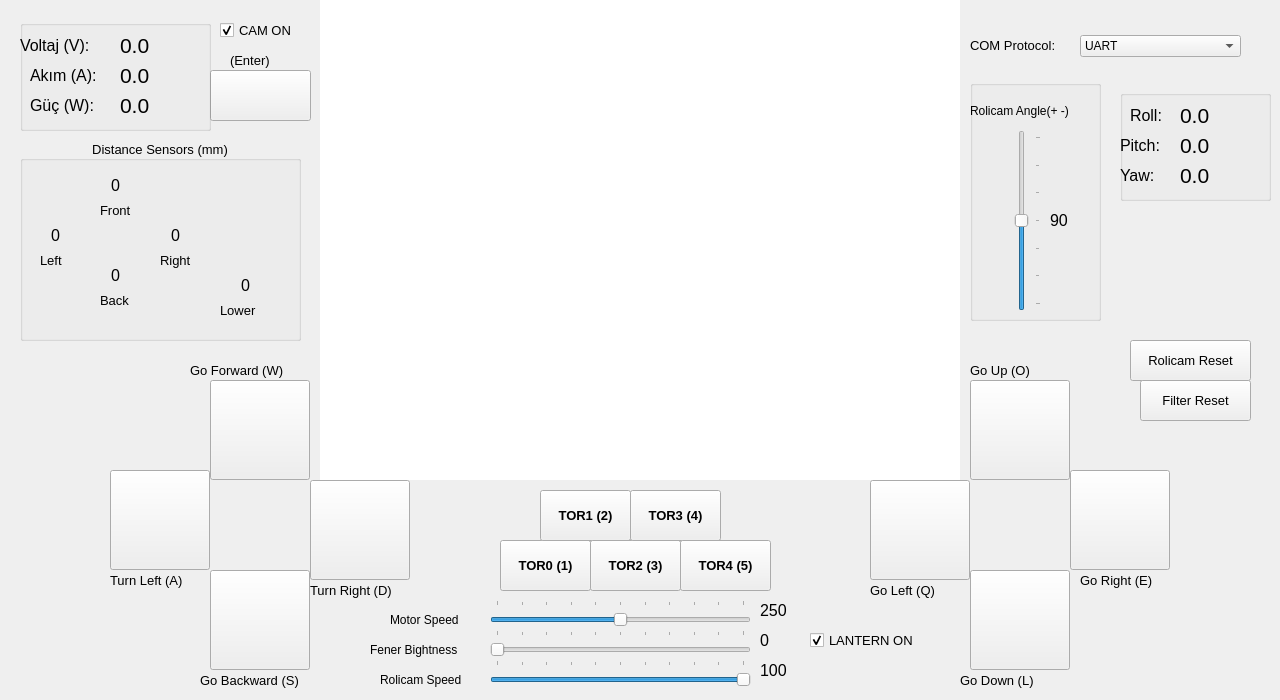
  <widget class="QWidget" name="centralwidget">
   <widget class="QPushButton" name="GoForwardButton">
    <property name="geometry">
     <rect>
      <x>210</x>
      <y>380</y>
      <width>100</width>
      <height>100</height>
     </rect>
    </property>
    <property name="text">
     <string/>
    </property>
    <property name="icon">
     <iconset>
      <normaloff>img/ileri.png</normaloff>img/ileri.png</iconset>
    </property>
    <property name="iconSize">
     <size>
      <width>75</width>
      <height>75</height>
     </size>
    </property>
   </widget>
   <widget class="QPushButton" name="TurnRightButton">
    <property name="geometry">
     <rect>
      <x>310</x>
      <y>480</y>
      <width>100</width>
      <height>100</height>
     </rect>
    </property>
    <property name="text">
     <string/>
    </property>
    <property name="icon">
     <iconset>
      <normaloff>img/sag.png</normaloff>img/sag.png</iconset>
    </property>
    <property name="iconSize">
     <size>
      <width>75</width>
      <height>75</height>
     </size>
    </property>
   </widget>
   <widget class="QPushButton" name="GoBackwardButton">
    <property name="geometry">
     <rect>
      <x>210</x>
      <y>570</y>
      <width>100</width>
      <height>100</height>
     </rect>
    </property>
    <property name="text">
     <string/>
    </property>
    <property name="icon">
     <iconset>
      <normaloff>img/geri.png</normaloff>img/geri.png</iconset>
    </property>
    <property name="iconSize">
     <size>
      <width>75</width>
      <height>75</height>
     </size>
    </property>
   </widget>
   <widget class="QPushButton" name="TurnLeftButton">
    <property name="geometry">
     <rect>
      <x>110</x>
      <y>470</y>
      <width>100</width>
      <height>100</height>
     </rect>
    </property>
    <property name="text">
     <string/>
    </property>
    <property name="icon">
     <iconset>
      <normaloff>img/sol.png</normaloff>img/sol.png</iconset>
    </property>
    <property name="iconSize">
     <size>
      <width>75</width>
      <height>75</height>
     </size>
    </property>
   </widget>
   <widget class="QPushButton" name="Tor0Button">
    <property name="geometry">
     <rect>
      <x>500</x>
      <y>540</y>
      <width>91</width>
      <height>51</height>
     </rect>
    </property>
    <property name="font">
     <font>
      <pointsize>10</pointsize>
      <weight>75</weight>
      <bold>true</bold>
     </font>
    </property>
    <property name="text">
     <string>TOR0 (1)</string>
    </property>
    <property name="iconSize">
     <size>
      <width>20</width>
      <height>20</height>
     </size>
    </property>
   </widget>
   <widget class="QComboBox" name="ComPrtclComboBox">
    <property name="enabled">
     <bool>true</bool>
    </property>
    <property name="geometry">
     <rect>
      <x>1080</x>
      <y>35</y>
      <width>161</width>
      <height>22</height>
     </rect>
    </property>
    <property name="editable">
     <bool>false</bool>
    </property>
    <item>
     <property name="text">
      <string>UART</string>
     </property>
    </item>
    <item>
     <property name="text">
      <string>SWD</string>
     </property>
    </item>
   </widget>
   <widget class="QLabel" name="label">
    <property name="geometry">
     <rect>
      <x>190</x>
      <y>360</y>
      <width>131</width>
      <height>21</height>
     </rect>
    </property>
    <property name="font">
     <font>
      <pointsize>10</pointsize>
     </font>
    </property>
    <property name="text">
     <string>Go Forward (W)</string>
    </property>
   </widget>
   <widget class="QLabel" name="label_2">
    <property name="geometry">
     <rect>
      <x>200</x>
      <y>670</y>
      <width>131</width>
      <height>21</height>
     </rect>
    </property>
    <property name="font">
     <font>
      <pointsize>10</pointsize>
     </font>
    </property>
    <property name="text">
     <string>Go Backward (S)</string>
    </property>
   </widget>
   <widget class="QLabel" name="label_3">
    <property name="geometry">
     <rect>
      <x>310</x>
      <y>580</y>
      <width>111</width>
      <height>21</height>
     </rect>
    </property>
    <property name="font">
     <font>
      <pointsize>10</pointsize>
     </font>
    </property>
    <property name="text">
     <string>Turn Right (D)</string>
    </property>
   </widget>
   <widget class="QLabel" name="label_4">
    <property name="geometry">
     <rect>
      <x>110</x>
      <y>570</y>
      <width>101</width>
      <height>21</height>
     </rect>
    </property>
    <property name="font">
     <font>
      <pointsize>10</pointsize>
     </font>
    </property>
    <property name="text">
     <string>Turn Left (A)</string>
    </property>
   </widget>
   <widget class="QLabel" name="label_5">
    <property name="geometry">
     <rect>
      <x>870</x>
      <y>580</y>
      <width>91</width>
      <height>21</height>
     </rect>
    </property>
    <property name="font">
     <font>
      <pointsize>10</pointsize>
     </font>
    </property>
    <property name="text">
     <string>Go Left (Q)</string>
    </property>
   </widget>
   <widget class="QPushButton" name="GoUpButton">
    <property name="geometry">
     <rect>
      <x>970</x>
      <y>380</y>
      <width>100</width>
      <height>100</height>
     </rect>
    </property>
    <property name="text">
     <string/>
    </property>
    <property name="icon">
     <iconset>
      <normaloff>img/ileri.png</normaloff>img/ileri.png</iconset>
    </property>
    <property name="iconSize">
     <size>
      <width>75</width>
      <height>75</height>
     </size>
    </property>
   </widget>
   <widget class="QLabel" name="label_6">
    <property name="geometry">
     <rect>
      <x>960</x>
      <y>670</y>
      <width>131</width>
      <height>21</height>
     </rect>
    </property>
    <property name="font">
     <font>
      <pointsize>10</pointsize>
     </font>
    </property>
    <property name="text">
     <string>Go Down (L)</string>
    </property>
   </widget>
   <widget class="QLabel" name="label_7">
    <property name="geometry">
     <rect>
      <x>970</x>
      <y>360</y>
      <width>121</width>
      <height>21</height>
     </rect>
    </property>
    <property name="font">
     <font>
      <pointsize>10</pointsize>
     </font>
    </property>
    <property name="text">
     <string>Go Up (O)</string>
    </property>
   </widget>
   <widget class="QPushButton" name="GoDownButton">
    <property name="geometry">
     <rect>
      <x>970</x>
      <y>570</y>
      <width>100</width>
      <height>100</height>
     </rect>
    </property>
    <property name="text">
     <string/>
    </property>
    <property name="icon">
     <iconset>
      <normaloff>img/geri.png</normaloff>img/geri.png</iconset>
    </property>
    <property name="iconSize">
     <size>
      <width>75</width>
      <height>75</height>
     </size>
    </property>
   </widget>
   <widget class="QLabel" name="label_8">
    <property name="geometry">
     <rect>
      <x>1080</x>
      <y>570</y>
      <width>101</width>
      <height>21</height>
     </rect>
    </property>
    <property name="font">
     <font>
      <pointsize>10</pointsize>
     </font>
    </property>
    <property name="text">
     <string>Go Right (E)</string>
    </property>
   </widget>
   <widget class="QPushButton" name="GoRightButton">
    <property name="geometry">
     <rect>
      <x>1070</x>
      <y>470</y>
      <width>100</width>
      <height>100</height>
     </rect>
    </property>
    <property name="text">
     <string/>
    </property>
    <property name="icon">
     <iconset>
      <normaloff>img/sag.png</normaloff>img/sag.png</iconset>
    </property>
    <property name="iconSize">
     <size>
      <width>75</width>
      <height>75</height>
     </size>
    </property>
   </widget>
   <widget class="QPushButton" name="GoLeftButton">
    <property name="geometry">
     <rect>
      <x>870</x>
      <y>480</y>
      <width>100</width>
      <height>100</height>
     </rect>
    </property>
    <property name="text">
     <string/>
    </property>
    <property name="icon">
     <iconset>
      <normaloff>img/sol.png</normaloff>img/sol.png</iconset>
    </property>
    <property name="iconSize">
     <size>
      <width>75</width>
      <height>75</height>
     </size>
    </property>
   </widget>
   <widget class="QPushButton" name="TakePhotoButton">
    <property name="geometry">
     <rect>
      <x>210</x>
      <y>70</y>
      <width>101</width>
      <height>51</height>
     </rect>
    </property>
    <property name="text">
     <string/>
    </property>
    <property name="icon">
     <iconset>
      <normaloff>img/photo.png</normaloff>img/photo.png</iconset>
    </property>
    <property name="iconSize">
     <size>
      <width>50</width>
      <height>50</height>
     </size>
    </property>
   </widget>
   <widget class="QLabel" name="label_9">
    <property name="geometry">
     <rect>
      <x>230</x>
      <y>50</y>
      <width>61</width>
      <height>21</height>
     </rect>
    </property>
    <property name="font">
     <font>
      <pointsize>10</pointsize>
     </font>
    </property>
    <property name="text">
     <string>(Enter)</string>
    </property>
   </widget>
   <widget class="QPushButton" name="Tor1Button">
    <property name="geometry">
     <rect>
      <x>540</x>
      <y>490</y>
      <width>91</width>
      <height>51</height>
     </rect>
    </property>
    <property name="font">
     <font>
      <pointsize>10</pointsize>
      <weight>75</weight>
      <bold>true</bold>
     </font>
    </property>
    <property name="text">
     <string>TOR1 (2)</string>
    </property>
    <property name="iconSize">
     <size>
      <width>20</width>
      <height>20</height>
     </size>
    </property>
   </widget>
   <widget class="QPushButton" name="Tor2Button">
    <property name="geometry">
     <rect>
      <x>590</x>
      <y>540</y>
      <width>91</width>
      <height>51</height>
     </rect>
    </property>
    <property name="font">
     <font>
      <pointsize>10</pointsize>
      <weight>75</weight>
      <bold>true</bold>
     </font>
    </property>
    <property name="text">
     <string>TOR2 (3)</string>
    </property>
    <property name="iconSize">
     <size>
      <width>20</width>
      <height>20</height>
     </size>
    </property>
   </widget>
   <widget class="QPushButton" name="Tor3Button">
    <property name="geometry">
     <rect>
      <x>630</x>
      <y>490</y>
      <width>91</width>
      <height>51</height>
     </rect>
    </property>
    <property name="font">
     <font>
      <pointsize>10</pointsize>
      <weight>75</weight>
      <bold>true</bold>
     </font>
    </property>
    <property name="text">
     <string>TOR3 (4)</string>
    </property>
    <property name="iconSize">
     <size>
      <width>20</width>
      <height>20</height>
     </size>
    </property>
   </widget>
   <widget class="QPushButton" name="Tor4Button">
    <property name="geometry">
     <rect>
      <x>680</x>
      <y>540</y>
      <width>91</width>
      <height>51</height>
     </rect>
    </property>
    <property name="font">
     <font>
      <pointsize>10</pointsize>
      <weight>75</weight>
      <bold>true</bold>
     </font>
    </property>
    <property name="text">
     <string>TOR4 (5)</string>
    </property>
    <property name="iconSize">
     <size>
      <width>20</width>
      <height>20</height>
     </size>
    </property>
   </widget>
   <widget class="QSlider" name="RolicamDimSlider">
    <property name="geometry">
     <rect>
      <x>490</x>
      <y>630</y>
      <width>261</width>
      <height>31</height>
     </rect>
    </property>
    <property name="maximum">
     <number>100</number>
    </property>
    <property name="singleStep">
     <number>10</number>
    </property>
    <property name="pageStep">
     <number>10</number>
    </property>
    <property name="orientation">
     <enum>Qt::Horizontal</enum>
    </property>
    <property name="tickPosition">
     <enum>QSlider::TicksAbove</enum>
    </property>
    <property name="tickInterval">
     <number>10</number>
    </property>
   </widget>
   <widget class="QLabel" name="label_12">
    <property name="geometry">
     <rect>
      <x>370</x>
      <y>640</y>
      <width>111</width>
      <height>20</height>
     </rect>
    </property>
    <property name="font">
     <font>
      <pointsize>9</pointsize>
     </font>
    </property>
    <property name="text">
     <string>Fener Bightness</string>
    </property>
   </widget>
   <widget class="QLabel" name="RolicamDimLabel">
    <property name="geometry">
     <rect>
      <x>760</x>
      <y>630</y>
      <width>31</width>
      <height>21</height>
     </rect>
    </property>
    <property name="font">
     <font>
      <pointsize>12</pointsize>
     </font>
    </property>
    <property name="text">
     <string>0</string>
    </property>
   </widget>
   <widget class="QLabel" name="RolicamSpeedLabel">
    <property name="geometry">
     <rect>
      <x>760</x>
      <y>660</y>
      <width>41</width>
      <height>21</height>
     </rect>
    </property>
    <property name="font">
     <font>
      <pointsize>12</pointsize>
     </font>
    </property>
    <property name="text">
     <string>100</string>
    </property>
   </widget>
   <widget class="QSlider" name="RolicamSpeedSlider">
    <property name="geometry">
     <rect>
      <x>490</x>
      <y>660</y>
      <width>261</width>
      <height>31</height>
     </rect>
    </property>
    <property name="maximum">
     <number>100</number>
    </property>
    <property name="singleStep">
     <number>10</number>
    </property>
    <property name="pageStep">
     <number>10</number>
    </property>
    <property name="value">
     <number>100</number>
    </property>
    <property name="orientation">
     <enum>Qt::Horizontal</enum>
    </property>
    <property name="tickPosition">
     <enum>QSlider::TicksAbove</enum>
    </property>
    <property name="tickInterval">
     <number>10</number>
    </property>
   </widget>
   <widget class="QLabel" name="label_15">
    <property name="geometry">
     <rect>
      <x>380</x>
      <y>670</y>
      <width>101</width>
      <height>20</height>
     </rect>
    </property>
    <property name="font">
     <font>
      <pointsize>9</pointsize>
     </font>
    </property>
    <property name="text">
     <string>Rolicam Speed</string>
    </property>
   </widget>
   <widget class="QLabel" name="MotorSpeedLabel">
    <property name="geometry">
     <rect>
      <x>760</x>
      <y>600</y>
      <width>41</width>
      <height>21</height>
     </rect>
    </property>
    <property name="font">
     <font>
      <pointsize>12</pointsize>
     </font>
    </property>
    <property name="text">
     <string>250</string>
    </property>
   </widget>
   <widget class="QSlider" name="MotorSpeedSlider">
    <property name="geometry">
     <rect>
      <x>490</x>
      <y>600</y>
      <width>261</width>
      <height>31</height>
     </rect>
    </property>
    <property name="maximum">
     <number>500</number>
    </property>
    <property name="singleStep">
     <number>50</number>
    </property>
    <property name="pageStep">
     <number>50</number>
    </property>
    <property name="value">
     <number>250</number>
    </property>
    <property name="orientation">
     <enum>Qt::Horizontal</enum>
    </property>
    <property name="tickPosition">
     <enum>QSlider::TicksAbove</enum>
    </property>
    <property name="tickInterval">
     <number>50</number>
    </property>
   </widget>
   <widget class="QLabel" name="label_17">
    <property name="geometry">
     <rect>
      <x>390</x>
      <y>610</y>
      <width>91</width>
      <height>20</height>
     </rect>
    </property>
    <property name="font">
     <font>
      <pointsize>9</pointsize>
     </font>
    </property>
    <property name="text">
     <string>Motor Speed</string>
    </property>
   </widget>
   <widget class="QPushButton" name="RolicamResetButton">
    <property name="geometry">
     <rect>
      <x>1130</x>
      <y>340</y>
      <width>121</width>
      <height>41</height>
     </rect>
    </property>
    <property name="font">
     <font>
      <pointsize>10</pointsize>
      <weight>50</weight>
      <bold>false</bold>
     </font>
    </property>
    <property name="text">
     <string>Rolicam Reset</string>
    </property>
    <property name="iconSize">
     <size>
      <width>20</width>
      <height>20</height>
     </size>
    </property>
   </widget>
   <widget class="QPushButton" name="FilterResetButton">
    <property name="geometry">
     <rect>
      <x>1140</x>
      <y>380</y>
      <width>111</width>
      <height>41</height>
     </rect>
    </property>
    <property name="font">
     <font>
      <pointsize>10</pointsize>
      <weight>50</weight>
      <bold>false</bold>
     </font>
    </property>
    <property name="text">
     <string>Filter Reset</string>
    </property>
    <property name="iconSize">
     <size>
      <width>20</width>
      <height>20</height>
     </size>
    </property>
   </widget>
   <widget class="QGroupBox" name="groupBox">
    <property name="geometry">
     <rect>
      <x>1120</x>
      <y>90</y>
      <width>151</width>
      <height>111</height>
     </rect>
    </property>
    <property name="title">
     <string/>
    </property>
    <widget class="QLabel" name="PitchLabel">
     <property name="geometry">
      <rect>
       <x>60</x>
       <y>40</y>
       <width>91</width>
       <height>31</height>
      </rect>
     </property>
     <property name="font">
      <font>
       <pointsize>10</pointsize>
      </font>
     </property>
     <property name="text">
      <string>&lt;html&gt;&lt;head/&gt;&lt;body&gt;&lt;p&gt;&lt;span style=&quot; font-size:16pt;&quot;&gt;0.0&lt;/span&gt;&lt;/p&gt;&lt;/body&gt;&lt;/html&gt;</string>
     </property>
    </widget>
    <widget class="QLabel" name="label_28">
     <property name="geometry">
      <rect>
       <x>0</x>
       <y>70</y>
       <width>51</width>
       <height>31</height>
      </rect>
     </property>
     <property name="font">
      <font>
       <pointsize>10</pointsize>
      </font>
     </property>
     <property name="text">
      <string>&lt;html&gt;&lt;head/&gt;&lt;body&gt;&lt;p&gt;&lt;span style=&quot; font-size:12pt; color:#000000;&quot;&gt;Yaw:&lt;/span&gt;&lt;/p&gt;&lt;/body&gt;&lt;/html&gt;</string>
     </property>
    </widget>
    <widget class="QLabel" name="RollLabel">
     <property name="geometry">
      <rect>
       <x>60</x>
       <y>10</y>
       <width>91</width>
       <height>31</height>
      </rect>
     </property>
     <property name="font">
      <font>
       <pointsize>10</pointsize>
      </font>
     </property>
     <property name="text">
      <string>&lt;html&gt;&lt;head/&gt;&lt;body&gt;&lt;p&gt;&lt;span style=&quot; font-size:16pt;&quot;&gt;0.0&lt;/span&gt;&lt;/p&gt;&lt;/body&gt;&lt;/html&gt;</string>
     </property>
    </widget>
    <widget class="QLabel" name="YawLabel">
     <property name="geometry">
      <rect>
       <x>60</x>
       <y>70</y>
       <width>91</width>
       <height>31</height>
      </rect>
     </property>
     <property name="font">
      <font>
       <pointsize>10</pointsize>
      </font>
     </property>
     <property name="text">
      <string>&lt;html&gt;&lt;head/&gt;&lt;body&gt;&lt;p&gt;&lt;span style=&quot; font-size:16pt;&quot;&gt;0.0&lt;/span&gt;&lt;/p&gt;&lt;/body&gt;&lt;/html&gt;</string>
     </property>
    </widget>
    <widget class="QLabel" name="label_20">
     <property name="geometry">
      <rect>
       <x>10</x>
       <y>10</y>
       <width>41</width>
       <height>31</height>
      </rect>
     </property>
     <property name="font">
      <font>
       <pointsize>10</pointsize>
      </font>
     </property>
     <property name="text">
      <string>&lt;html&gt;&lt;head/&gt;&lt;body&gt;&lt;p&gt;&lt;span style=&quot; font-size:12pt; color:#000000;&quot;&gt;Roll:&lt;/span&gt;&lt;/p&gt;&lt;/body&gt;&lt;/html&gt;</string>
     </property>
    </widget>
    <widget class="QLabel" name="label_26">
     <property name="geometry">
      <rect>
       <x>0</x>
       <y>40</y>
       <width>51</width>
       <height>31</height>
      </rect>
     </property>
     <property name="font">
      <font>
       <pointsize>10</pointsize>
      </font>
     </property>
     <property name="text">
      <string>&lt;html&gt;&lt;head/&gt;&lt;body&gt;&lt;p&gt;&lt;span style=&quot; font-size:12pt; color:#000000;&quot;&gt;Pitch:&lt;/span&gt;&lt;/p&gt;&lt;/body&gt;&lt;/html&gt;</string>
     </property>
    </widget>
   </widget>
   <widget class="QGroupBox" name="groupBox_3">
    <property name="geometry">
     <rect>
      <x>20</x>
      <y>20</y>
      <width>191</width>
      <height>111</height>
     </rect>
    </property>
    <property name="title">
     <string/>
    </property>
    <widget class="QLabel" name="PowerLabel">
     <property name="geometry">
      <rect>
       <x>100</x>
       <y>70</y>
       <width>91</width>
       <height>31</height>
      </rect>
     </property>
     <property name="font">
      <font>
       <pointsize>10</pointsize>
      </font>
     </property>
     <property name="text">
      <string>&lt;html&gt;&lt;head/&gt;&lt;body&gt;&lt;p&gt;&lt;span style=&quot; font-size:16pt;&quot;&gt;0.0&lt;/span&gt;&lt;/p&gt;&lt;/body&gt;&lt;/html&gt;</string>
     </property>
    </widget>
    <widget class="QLabel" name="label_22">
     <property name="geometry">
      <rect>
       <x>10</x>
       <y>40</y>
       <width>91</width>
       <height>31</height>
      </rect>
     </property>
     <property name="font">
      <font>
       <pointsize>10</pointsize>
      </font>
     </property>
     <property name="text">
      <string>&lt;html&gt;&lt;head/&gt;&lt;body&gt;&lt;p&gt;&lt;span style=&quot; font-size:12pt; color:#000000;&quot;&gt;Akım (A):&lt;/span&gt;&lt;/p&gt;&lt;/body&gt;&lt;/html&gt;</string>
     </property>
    </widget>
    <widget class="QLabel" name="label_24">
     <property name="geometry">
      <rect>
       <x>10</x>
       <y>70</y>
       <width>81</width>
       <height>31</height>
      </rect>
     </property>
     <property name="font">
      <font>
       <pointsize>10</pointsize>
      </font>
     </property>
     <property name="text">
      <string>&lt;html&gt;&lt;head/&gt;&lt;body&gt;&lt;p&gt;&lt;span style=&quot; font-size:12pt; color:#000000;&quot;&gt;Güç (W):&lt;/span&gt;&lt;/p&gt;&lt;/body&gt;&lt;/html&gt;</string>
     </property>
    </widget>
    <widget class="QLabel" name="label_18">
     <property name="geometry">
      <rect>
       <x>0</x>
       <y>10</y>
       <width>91</width>
       <height>31</height>
      </rect>
     </property>
     <property name="font">
      <font>
       <pointsize>10</pointsize>
      </font>
     </property>
     <property name="text">
      <string>&lt;html&gt;&lt;head/&gt;&lt;body&gt;&lt;p&gt;&lt;span style=&quot; font-size:12pt; color:#000000;&quot;&gt;Voltaj (V):&lt;/span&gt;&lt;/p&gt;&lt;/body&gt;&lt;/html&gt;</string>
     </property>
    </widget>
    <widget class="QLabel" name="CurrentLabel">
     <property name="geometry">
      <rect>
       <x>100</x>
       <y>40</y>
       <width>91</width>
       <height>31</height>
      </rect>
     </property>
     <property name="font">
      <font>
       <pointsize>10</pointsize>
      </font>
     </property>
     <property name="text">
      <string>&lt;html&gt;&lt;head/&gt;&lt;body&gt;&lt;p&gt;&lt;span style=&quot; font-size:16pt;&quot;&gt;0.0&lt;/span&gt;&lt;/p&gt;&lt;/body&gt;&lt;/html&gt;</string>
     </property>
    </widget>
    <widget class="QLabel" name="VoltageLabel">
     <property name="geometry">
      <rect>
       <x>100</x>
       <y>10</y>
       <width>91</width>
       <height>31</height>
      </rect>
     </property>
     <property name="font">
      <font>
       <pointsize>10</pointsize>
      </font>
     </property>
     <property name="text">
      <string>&lt;html&gt;&lt;head/&gt;&lt;body&gt;&lt;p&gt;&lt;span style=&quot; font-size:16pt;&quot;&gt;0.0&lt;/span&gt;&lt;/p&gt;&lt;/body&gt;&lt;/html&gt;</string>
     </property>
    </widget>
   </widget>
   <widget class="QGroupBox" name="groupBox_2">
    <property name="geometry">
     <rect>
      <x>20</x>
      <y>140</y>
      <width>281</width>
      <height>201</height>
     </rect>
    </property>
    <property name="font">
     <font>
      <pointsize>10</pointsize>
     </font>
    </property>
    <property name="title">
     <string>Distance Sensors (mm)</string>
    </property>
    <property name="alignment">
     <set>Qt::AlignCenter</set>
    </property>
    <widget class="QLabel" name="label_39">
     <property name="geometry">
      <rect>
       <x>200</x>
       <y>160</y>
       <width>51</width>
       <height>21</height>
      </rect>
     </property>
     <property name="font">
      <font>
       <pointsize>10</pointsize>
      </font>
     </property>
     <property name="text">
      <string>&lt;html&gt;&lt;head/&gt;&lt;body&gt;&lt;p&gt;&lt;span style=&quot; color:#000000;&quot;&gt;Lower&lt;/span&gt;&lt;/p&gt;&lt;/body&gt;&lt;/html&gt;</string>
     </property>
    </widget>
    <widget class="QLabel" name="DisBackLabel">
     <property name="geometry">
      <rect>
       <x>70</x>
       <y>120</y>
       <width>51</width>
       <height>31</height>
      </rect>
     </property>
     <property name="font">
      <font>
       <pointsize>10</pointsize>
      </font>
     </property>
     <property name="text">
      <string>&lt;html&gt;&lt;head/&gt;&lt;body&gt;&lt;p align=&quot;center&quot;&gt;&lt;span style=&quot; font-size:12pt;&quot;&gt;0&lt;/span&gt;&lt;/p&gt;&lt;/body&gt;&lt;/html&gt;</string>
     </property>
    </widget>
    <widget class="QLabel" name="label_38">
     <property name="geometry">
      <rect>
       <x>20</x>
       <y>110</y>
       <width>31</width>
       <height>21</height>
      </rect>
     </property>
     <property name="font">
      <font>
       <pointsize>10</pointsize>
      </font>
     </property>
     <property name="text">
      <string>&lt;html&gt;&lt;head/&gt;&lt;body&gt;&lt;p&gt;&lt;span style=&quot; color:#000000;&quot;&gt;Left&lt;/span&gt;&lt;/p&gt;&lt;/body&gt;&lt;/html&gt;</string>
     </property>
    </widget>
    <widget class="QLabel" name="DisRightLabel">
     <property name="geometry">
      <rect>
       <x>130</x>
       <y>80</y>
       <width>51</width>
       <height>31</height>
      </rect>
     </property>
     <property name="font">
      <font>
       <pointsize>10</pointsize>
      </font>
     </property>
     <property name="text">
      <string>&lt;html&gt;&lt;head/&gt;&lt;body&gt;&lt;p align=&quot;center&quot;&gt;&lt;span style=&quot; font-size:12pt;&quot;&gt;0&lt;/span&gt;&lt;/p&gt;&lt;/body&gt;&lt;/html&gt;</string>
     </property>
    </widget>
    <widget class="QLabel" name="DisLeftLabel">
     <property name="geometry">
      <rect>
       <x>10</x>
       <y>80</y>
       <width>51</width>
       <height>31</height>
      </rect>
     </property>
     <property name="font">
      <font>
       <pointsize>10</pointsize>
      </font>
     </property>
     <property name="text">
      <string>&lt;html&gt;&lt;head/&gt;&lt;body&gt;&lt;p align=&quot;center&quot;&gt;&lt;span style=&quot; font-size:12pt;&quot;&gt;0&lt;/span&gt;&lt;/p&gt;&lt;/body&gt;&lt;/html&gt;</string>
     </property>
    </widget>
    <widget class="QLabel" name="DisLowerLabel">
     <property name="geometry">
      <rect>
       <x>200</x>
       <y>130</y>
       <width>51</width>
       <height>31</height>
      </rect>
     </property>
     <property name="font">
      <font>
       <pointsize>10</pointsize>
      </font>
     </property>
     <property name="text">
      <string>&lt;html&gt;&lt;head/&gt;&lt;body&gt;&lt;p align=&quot;center&quot;&gt;&lt;span style=&quot; font-size:12pt;&quot;&gt;0&lt;/span&gt;&lt;/p&gt;&lt;/body&gt;&lt;/html&gt;</string>
     </property>
    </widget>
    <widget class="QLabel" name="DisFrontLabel">
     <property name="geometry">
      <rect>
       <x>70</x>
       <y>30</y>
       <width>51</width>
       <height>31</height>
      </rect>
     </property>
     <property name="font">
      <font>
       <pointsize>10</pointsize>
      </font>
     </property>
     <property name="text">
      <string>&lt;html&gt;&lt;head/&gt;&lt;body&gt;&lt;p align=&quot;center&quot;&gt;&lt;span style=&quot; font-size:12pt;&quot;&gt;0&lt;/span&gt;&lt;/p&gt;&lt;/body&gt;&lt;/html&gt;</string>
     </property>
    </widget>
    <widget class="QLabel" name="label_35">
     <property name="geometry">
      <rect>
       <x>80</x>
       <y>60</y>
       <width>41</width>
       <height>21</height>
      </rect>
     </property>
     <property name="font">
      <font>
       <pointsize>10</pointsize>
      </font>
     </property>
     <property name="text">
      <string>&lt;html&gt;&lt;head/&gt;&lt;body&gt;&lt;p&gt;&lt;span style=&quot; color:#000000;&quot;&gt;Front&lt;/span&gt;&lt;/p&gt;&lt;/body&gt;&lt;/html&gt;</string>
     </property>
    </widget>
    <widget class="QLabel" name="label_37">
     <property name="geometry">
      <rect>
       <x>140</x>
       <y>110</y>
       <width>41</width>
       <height>21</height>
      </rect>
     </property>
     <property name="font">
      <font>
       <pointsize>10</pointsize>
      </font>
     </property>
     <property name="text">
      <string>&lt;html&gt;&lt;head/&gt;&lt;body&gt;&lt;p&gt;&lt;span style=&quot; color:#000000;&quot;&gt;Right&lt;/span&gt;&lt;/p&gt;&lt;/body&gt;&lt;/html&gt;</string>
     </property>
    </widget>
    <widget class="QLabel" name="label_36">
     <property name="geometry">
      <rect>
       <x>80</x>
       <y>150</y>
       <width>41</width>
       <height>21</height>
      </rect>
     </property>
     <property name="font">
      <font>
       <pointsize>10</pointsize>
      </font>
     </property>
     <property name="text">
      <string>&lt;html&gt;&lt;head/&gt;&lt;body&gt;&lt;p&gt;Back&lt;/p&gt;&lt;/body&gt;&lt;/html&gt;</string>
     </property>
    </widget>
   </widget>
   <widget class="QLabel" name="label_40">
    <property name="geometry">
     <rect>
      <x>970</x>
      <y>30</y>
      <width>111</width>
      <height>31</height>
     </rect>
    </property>
    <property name="font">
     <font>
      <pointsize>10</pointsize>
     </font>
    </property>
    <property name="text">
     <string>&lt;html&gt;&lt;head/&gt;&lt;body&gt;&lt;p&gt;COM Protocol:&lt;/p&gt;&lt;/body&gt;&lt;/html&gt;</string>
    </property>
   </widget>
   <widget class="QCheckBox" name="CamOnCheckBox">
    <property name="geometry">
     <rect>
      <x>220</x>
      <y>20</y>
      <width>91</width>
      <height>20</height>
     </rect>
    </property>
    <property name="font">
     <font>
      <pointsize>10</pointsize>
     </font>
    </property>
    <property name="text">
     <string>CAM ON</string>
    </property>
    <property name="checked">
     <bool>true</bool>
    </property>
   </widget>
   <widget class="QGroupBox" name="groupBox_4">
    <property name="geometry">
     <rect>
      <x>970</x>
      <y>80</y>
      <width>131</width>
      <height>241</height>
     </rect>
    </property>
    <property name="title">
     <string/>
    </property>
    <widget class="QLabel" name="RolicamAngleTxt">
     <property name="geometry">
      <rect>
       <x>80</x>
       <y>130</y>
       <width>31</width>
       <height>21</height>
      </rect>
     </property>
     <property name="font">
      <font>
       <pointsize>12</pointsize>
      </font>
     </property>
     <property name="text">
      <string>90</string>
     </property>
    </widget>
    <widget class="QLabel" name="label_10">
     <property name="geometry">
      <rect>
       <x>0</x>
       <y>20</y>
       <width>131</width>
       <height>21</height>
      </rect>
     </property>
     <property name="font">
      <font>
       <pointsize>9</pointsize>
      </font>
     </property>
     <property name="text">
      <string>Rolicam Angle(+ -)</string>
     </property>
    </widget>
    <widget class="QSlider" name="RolicamAngleSlider">
     <property name="geometry">
      <rect>
       <x>40</x>
       <y>50</y>
       <width>31</width>
       <height>181</height>
      </rect>
     </property>
     <property name="minimumSize">
      <size>
       <width>31</width>
       <height>0</height>
      </size>
     </property>
     <property name="toolTip">
      <string>&lt;html&gt;&lt;head/&gt;&lt;body&gt;&lt;p&gt;hfjhghkmhj&lt;/p&gt;&lt;/body&gt;&lt;/html&gt;</string>
     </property>
     <property name="maximum">
      <number>180</number>
     </property>
     <property name="singleStep">
      <number>30</number>
     </property>
     <property name="pageStep">
      <number>30</number>
     </property>
     <property name="value">
      <number>90</number>
     </property>
     <property name="orientation">
      <enum>Qt::Vertical</enum>
     </property>
     <property name="tickPosition">
      <enum>QSlider::TicksBelow</enum>
     </property>
     <property name="tickInterval">
      <number>30</number>
     </property>
    </widget>
   </widget>
   <widget class="QLabel" name="label_11">
    <property name="geometry">
     <rect>
      <x>1110</x>
      <y>620</y>
      <width>101</width>
      <height>61</height>
     </rect>
    </property>
    <property name="text">
     <string/>
    </property>
   </widget>
   <widget class="QLabel" name="label_13">
    <property name="geometry">
     <rect>
      <x>1170</x>
      <y>590</y>
      <width>100</width>
      <height>100</height>
     </rect>
    </property>
    <property name="font">
     <font>
      <pointsize>10</pointsize>
     </font>
    </property>
    <property name="text">
     <string/>
    </property>
    <property name="pixmap">
     <pixmap>img/Teknofest_logo.png</pixmap>
    </property>
   </widget>
   <widget class="QLabel" name="label_14">
    <property name="geometry">
     <rect>
      <x>10</x>
      <y>590</y>
      <width>100</width>
      <height>100</height>
     </rect>
    </property>
    <property name="font">
     <font>
      <pointsize>10</pointsize>
     </font>
    </property>
    <property name="text">
     <string/>
    </property>
    <property name="pixmap">
     <pixmap>img/grov2.png</pixmap>
    </property>
   </widget>
   <widget class="QLabel" name="CameraView">
    <property name="geometry">
     <rect>
      <x>320</x>
      <y>0</y>
      <width>640</width>
      <height>480</height>
     </rect>
    </property>
    <property name="font">
     <font>
      <strikeout>false</strikeout>
      <stylestrategy>PreferDefault</stylestrategy>
     </font>
    </property>
    <property name="acceptDrops">
     <bool>false</bool>
    </property>
    <property name="autoFillBackground">
     <bool>false</bool>
    </property>
    <property name="styleSheet">
     <string notr="true">background-color: rgb(255, 255, 255)</string>
    </property>
    <property name="text">
     <string/>
    </property>
   </widget>
   <widget class="QCheckBox" name="LanternOnCheckBox">
    <property name="geometry">
     <rect>
      <x>810</x>
      <y>630</y>
      <width>131</width>
      <height>20</height>
     </rect>
    </property>
    <property name="font">
     <font>
      <pointsize>10</pointsize>
     </font>
    </property>
    <property name="text">
     <string>LANTERN ON</string>
    </property>
    <property name="checked">
     <bool>true</bool>
    </property>
   </widget>
  </widget>
